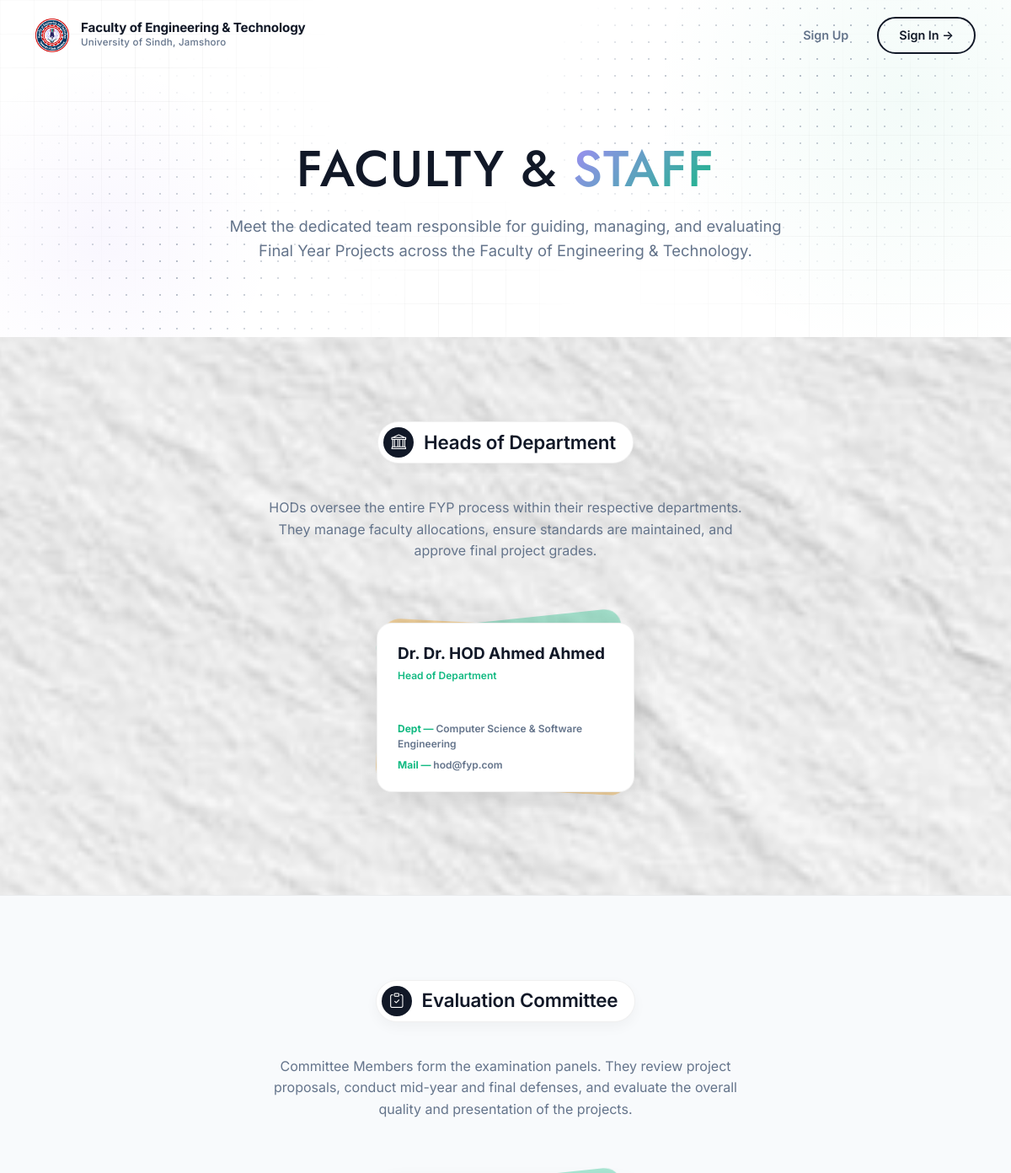
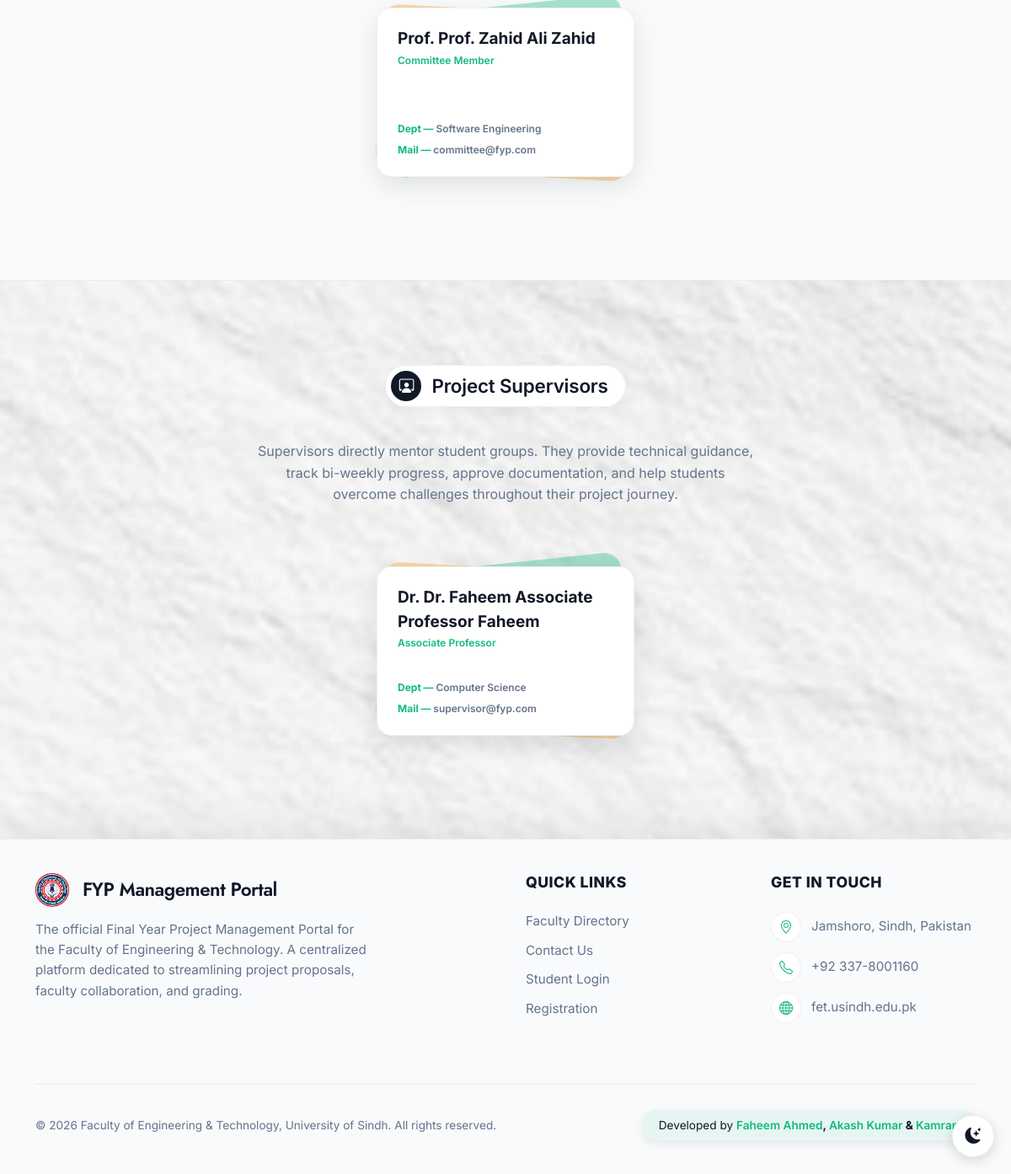
Screenshot of /faculty with the database file from the repository (2 pictures, top to bottom).
### tables this page shows
CREATE TABLE hods (
    user_id INT PRIMARY KEY,
    name VARCHAR(100) NOT NULL,
    department VARCHAR(100) NOT NULL,
    FOREIGN KEY (user_id) REFERENCES users(id) ON DELETE CASCADE
);

CREATE TABLE profiles (
    user_id INT PRIMARY KEY,
    prefix VARCHAR(10) NOT NULL,
    surname VARCHAR(100) NOT NULL,
    cnic VARCHAR(20) NOT NULL UNIQUE,
    cnic_expiry DATE DEFAULT NULL,
    father_name VARCHAR(100) DEFAULT NULL,
    dob DATE NOT NULL,
    mobile_code VARCHAR(5) NOT NULL,
    mobile_no VARCHAR(15) NOT NULL,
    place_of_birth VARCHAR(100) DEFAULT NULL,
    country VARCHAR(100) DEFAULT NULL,
    province_state VARCHAR(100) DEFAULT NULL,
    district VARCHAR(100) DEFAULT NULL,
    city VARCHAR(100) DEFAULT NULL,
    home_address TEXT NOT NULL,
    permanent_address TEXT DEFAULT NULL,
    zip_code VARCHAR(20) DEFAULT NULL,
    blood_group VARCHAR(5) DEFAULT NULL,
    gender VARCHAR(10) NOT NULL,
    updated_at TIMESTAMP DEFAULT CURRENT_TIMESTAMP ON UPDATE CURRENT_TIMESTAMP,
    FOREIGN KEY (user_id) REFERENCES users(id) ON DELETE CASCADE
);

CREATE TABLE users (
    id INT AUTO_INCREMENT PRIMARY KEY,
    email VARCHAR(255) NOT NULL UNIQUE,
    cnic VARCHAR(50) DEFAULT NULL UNIQUE,
    password VARCHAR(255) NOT NULL,
    role ENUM('admin', 'hod', 'student', 'supervisor', 'committee') NOT NULL,
    status ENUM('pending', 'approved', 'rejected') DEFAULT 'pending',
    reset_token VARCHAR(255) DEFAULT NULL,
    reset_token_expiry DATETIME DEFAULT NULL,
    created_at TIMESTAMP DEFAULT CURRENT_TIMESTAMP
);

CREATE TABLE committees (
    user_id INT PRIMARY KEY,
    name VARCHAR(100) NOT NULL,
    department VARCHAR(100) NOT NULL,
    FOREIGN KEY (user_id) REFERENCES users(id) ON DELETE CASCADE
);

CREATE TABLE supervisors (
    user_id INT PRIMARY KEY,
    name VARCHAR(100) NOT NULL,
    designation VARCHAR(100) NOT NULL,
    department VARCHAR(100) NOT NULL,
    research_interest TEXT DEFAULT NULL,
    FOREIGN KEY (user_id) REFERENCES users(id) ON DELETE CASCADE
);

### src/Controller/PublicController.php (called while the page is built, shortened)
<?php
class PublicController extends BaseController {
    public function faculty() {
        try {
            $supervisors = $this->db->query("
                SELECT s.name, s.department, s.designation, u.email, p.prefix, p.surname
                FROM supervisors s
                JOIN users u ON s.user_id = u.id
                LEFT JOIN profiles p ON s.user_id = p.user_id
                WHERE u.status = 'approved'
                ORDER BY FIELD(s.designation, 'Professor', 'Associate Professor', 'Assistant Professor', 'Lecturer', 'Lab Engineer'), s.name ASC
            ")->fetchAll();
            $hods = $this->db->query("
                SELECT h.name, u.email, h.department, p.prefix, p.surname
                FROM hods h
                JOIN users u ON h.user_id = u.id
                LEFT JOIN profiles p ON h.user_id = p.user_id
                WHERE u.status = 'approved'
                ORDER BY h.department ASC
            ")->fetchAll();
            $coordinators = $this->db->query("
                SELECT c.name, u.email, c.department, p.prefix, p.surname
                FROM coordinators c
                JOIN users u ON c.user_id = u.id
                LEFT JOIN profiles p ON c.user_id = p.user_id
                WHERE u.status = 'approved'
                ORDER BY c.department ASC
            ")->fetchAll();
            $committee = $this->db->query("
                SELECT c.name, c.department, u.email, p.prefix, p.surname
                FROM committees c
                JOIN users u ON c.user_id = u.id
                LEFT JOIN profiles p ON c.user_id = p.user_id
                WHERE u.status = 'approved'
                ORDER BY c.department ASC, c.name ASC
            ")->fetchAll();
            $this->render('faculty', [
                'pageTitle' => 'Faculty & Staff - FYP Management Portal',
                'supervisors' => $supervisors,
                'hods' => $hods,
                'coordinators' => $coordinators,
                'committee' => $committee
            ]);
        } catch (\PDOException $e) {
            $this->render('faculty', [
                'pageTitle' => 'Faculty & Staff - FYP Management Portal',
                'supervisors' => [],
                'hods' => [],
                'coordinators' => [],
                'committee' => [],
                'error' => 'Faculty data temporarily unavailable.'
            ]);
        }
    }
}

### config/database.example.php (called while the page is built, shortened)
<?php
class Database {
    private static $instance = null;
    private $conn;
    private function __construct() {
        try {
            $dsn = "mysql:host=" . DB_HOST . ";port=" . DB_PORT . ";dbname=" . DB_NAME . ";charset=utf8mb4";
            $options = [
                PDO::ATTR_ERRMODE => PDO::ERRMODE_EXCEPTION,
                PDO::ATTR_DEFAULT_FETCH_MODE => PDO::FETCH_ASSOC,
                PDO::ATTR_EMULATE_PREPARES => false,
            ];
            $this->conn = new PDO($dsn, DB_USER, DB_PASS, $options);
        } catch (PDOException $e) {
            die("Database Connection Error: " . $e->getMessage());
        }
    }
    public static function getInstance() {
        if (self::$instance === null) {
            self::$instance = new self();
        }
        return self::$instance;
    }
    public function getConnection() {
        return $this->conn;
    }
}

### src/View/faculty.php (the view, shortened to what this page needs)
<!DOCTYPE html>
<html lang="en" data-theme="light">
<head>
    <link href="https://cdn.jsdelivr.net/npm/bootstrap@5.3.0/dist/css/bootstrap.min.css" rel="stylesheet">
    <link href="https://cdn.jsdelivr.net/npm/bootstrap-icons@1.10.5/font/bootstrap-icons.css" rel="stylesheet">
</head>
<body>
<?php include __DIR__ . '/layout/lp_navbar.php'; ?>
<section class="lp-hero">
    <div class="hero-shape"></div>
    <div class="hero-shape-2"></div>
    <div class="container">
        <div class="about-content">
            <h1 class="hero-title heading-main">
                Faculty & <span class="highlight">Staff</span>
            </h1>
            <p class="hero-desc">
                Meet the dedicated team responsible for guiding, managing, and evaluating Final Year Projects across the Faculty of Engineering & Technology.
            </p>
        </div>
    </div>
</section>
<section class="section">
    <div class="container">
        <?php if (!empty($hods)): ?>
        <div class="faculty-group">
        <h2 class="section-title"><i class="bi bi-bank"></i> Heads of Department</h2>
        <div class="role-description">
            HODs oversee the entire FYP process within their respective departments. They manage faculty allocations, ensure standards are maintained, and approve final project grades.
        </div>
        <div class="row justify-content-center g-4">
            <?php foreach ($hods as $hod): ?>
                <div class="col-lg-4 col-md-6 col-12">
                    <div class="stage-paper">
                        <div class="card-paper">
                            <div>
                                <div class="paper-name"><?php echo htmlspecialchars(formatPersonName($hod['prefix'] ?? '', $hod['name'], $hod['surname'] ?? '')); ?></div>
                                <div class="paper-role">Head of Department</div>
                            </div>
                            <div class="paper-list">
                                <div class="paper-item"><span>Dept &mdash; </span><?php echo htmlspecialchars(ucfirst($hod['department']) ?? 'Department'); ?></div>
                                <div class="paper-item"><span>Mail &mdash; </span><a href="mailto:<?php echo htmlspecialchars($hod['email']); ?>"><?php echo htmlspecialchars($hod['email']); ?></a></div>
                            </div>
                        </div>
                    </div>
                </div>
            <?php endforeach; ?>
        </div>
        </div>
        <?php endif; ?>
    </div>
</section>
<?php if (!empty($committee)): ?>
<section class="section" style="background-color: var(--lp-bg-alt); border-top: 1px solid var(--lp-border); border-bottom: 1px solid var(--lp-border);">
    <div class="container">
        <div class="faculty-group" style="margin-bottom: 0;">
        <h2 class="section-title"><i class="bi bi-clipboard-check"></i> Evaluation Committee</h2>
        <div class="role-description">
            Committee Members form the examination panels. They review project proposals, conduct mid-year and final defenses, and evaluate the overall quality and presentation of the projects.
        </div>
        <div class="row justify-content-center g-4">
            <?php foreach ($committee as $member): ?>
                <div class="col-lg-4 col-md-6 col-12">
                    <div class="stage-paper">
                        <div class="card-paper">
                            <div>
                                <div class="paper-name"><?php echo htmlspecialchars(formatPersonName($member['prefix'] ?? '', $member['name'], $member['surname'] ?? '')); ?></div>
                                <div class="paper-role">Committee Member</div>
                            </div>
                            <div class="paper-list">
                                <div class="paper-item"><span>Dept &mdash; </span><?php echo htmlspecialchars(ucfirst($member['department']) ?? 'Department'); ?></div>
                                <div class="paper-item"><span>Mail &mdash; </span><a href="mailto:<?php echo htmlspecialchars($member['email']); ?>"><?php echo htmlspecialchars($member['email']); ?></a></div>
                            </div>
                        </div>
                    </div>
                </div>
            <?php endforeach; ?>
        </div>
        </div>
    </div>
</section>
<?php endif; ?>
<?php if (!empty($supervisors)): ?>
<section class="section">
    <div class="container">
        <div class="faculty-group">
        <h2 class="section-title"><i class="bi bi-person-workspace"></i> Project Supervisors</h2>
        <div class="role-description">
            Supervisors directly mentor student groups. They provide technical guidance, track bi-weekly progress, approve documentation, and help students overcome challenges throughout their project journey.
        </div>
        <div class="row justify-content-center g-4">
            <?php foreach ($supervisors as $supervisor): ?>
                <div class="col-lg-4 col-md-6 col-12">
                    <div class="stage-paper">
                        <div class="card-paper">
                            <div>
                                <div class="paper-name"><?php echo htmlspecialchars(formatPersonName($supervisor['prefix'] ?? '', $supervisor['name'], $supervisor['surname'] ?? '')); ?></div>
                                <div class="paper-role"><?php echo htmlspecialchars($supervisor['designation'] ?? 'Supervisor'); ?></div>
                            </div>
                            <div class="paper-list">
                                <div class="paper-item"><span>Dept &mdash; </span><?php echo htmlspecialchars($supervisor['department']); ?></div>
                                <div class="paper-item"><span>Mail &mdash; </span><a href="mailto:<?php echo htmlspecialchars($supervisor['email']); ?>"><?php echo htmlspecialchars($supervisor['email']); ?></a></div>
                            </div>
                        </div>
                    </div>
                </div>
            <?php endforeach; ?>
        </div>
        </div>
        <?php endif; ?>
    </div>
</section>
<?php include __DIR__ . '/layout/lp_footer.php'; ?>

### rows the page displays
hods: name.surname "Dr. Dr. HOD Ahmed Ahmed", department "Computer Science & Software Engineering", user_id.email "hod@fyp.com"
committees: name.surname "Prof. Prof. Zahid Ali Zahid", department "Software Engineering", user_id.email "committee@fyp.com"
supervisors: name.surname "Dr. Dr. Faheem Associate Professor Faheem", designation "Associate Professor", department "Computer Science", user_id.email "supervisor@fyp.com"
